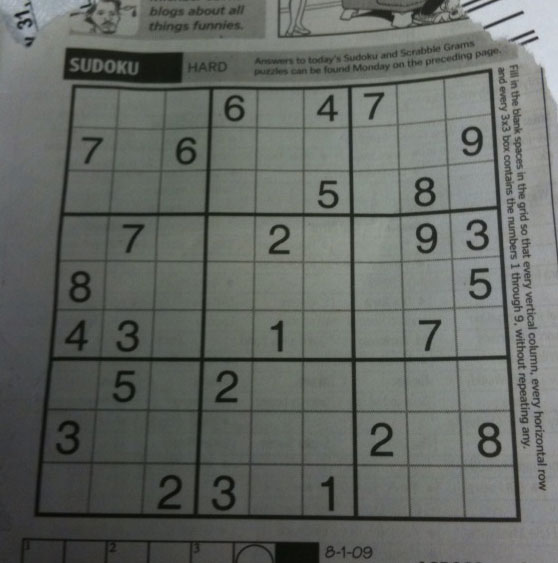
#> input picture section30#Huofuman/Python/sudoku.png, 558 x 563 px
$ python Hough.py sudoku.png
#> lines starting #> are read from the running program, lines starting #| are printed output that depends on the picture; after the words box and inside, x2 and y2 are one past the last pixel; in counts of white or black regions, pixels touching at a corner belong together
#> in main_func, imgOri is the input picture: shape (563, 558, 3); mean B, G, R 99.5, 104.1, 100
#!/usr/bin/env python
# -*- coding: utf-8 -*-
# author：lowkeyway time:9/17/2019

import sys
import cv2 as cv
import numpy as np
import matplotlib.pyplot as plt

def houghTest(imgOri):
    cv.imshow("imgOri", imgOri)
    imgCan = cv.Canny(imgOri, 100, 200)
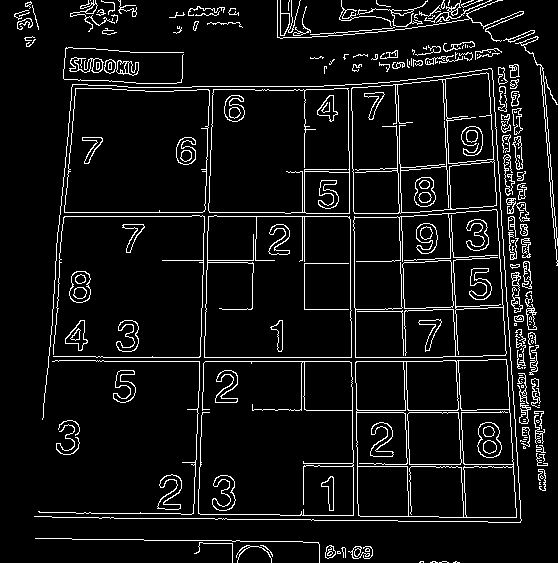
#> imgCan: shape (563, 558); 7.3% white in thin lines or dots
    cv.imshow("imgCan", imgCan)

    imgHough = imgOri.copy()
    imgHoughP = imgOri.copy()
    Hlines = cv.HoughLines(imgCan, 1, np.pi/180, 150)
#> Hlines = 43 rows, first 8: [361, 1.57], [357, 1.57], [216, 0.0349], [212, 0.0349], [216, 1.57], [-349, 3.12], [212, 1.57], [-393, 3.11]

    for line in Hlines:
        rho = line[0][0]
        theta = line[0][1]
        x0 = rho*np.cos(theta)
        y0 = rho*np.sin(theta)

        p1 = (int(x0 + 1000*np.sin(theta)), int(y0 - 1000*np.cos(theta)))
        p2 = (int(x0 - 1000*np.sin(theta)), int(y0 + 1000*np.cos(theta)))

        cv.line(imgHough, p1, p2, (0, 0, 255), 3, cv.LINE_AA)
#> this loop made 43 passes
#> (rho, theta, x0, y0, p1, p2) on passes 1 to 12: (361, 1.57, -1.58e-05, 361, (999, 361), (-1000, 360)), (357, 1.57, -1.56e-05, 357, (999, 357), (-1000, 356)), (216, 0.0349, 215.9, 7.54, (250, -991), (180, 1006)), (212, 0.0349, 211.9, 7.4, (246, -991), (176, 1006)), (216, 1.57, -9.44e-06, 216, (999, 216), (-1000, 215)), (-349, 3.12, 348.9, -6.09, (366, 993), (331, -1005)), (212, 1.57, -9.27e-06, 212, (999, 212), (-1000, 211)), (-393, 3.11, 392.8, -13.72, (427, 985), (357, -1013)), (304, 0, 304, 0, (304, -1000), (304, 1000)), (-436, 3.09, 435.4, -22.82, (487, 975), (383, -1021)), (-345, 3.12, 344.9, -6.02, (362, 993), (327, -1005)), (-497, 3.07, 495.8, -34.67, (565, 962), (426, -1032))
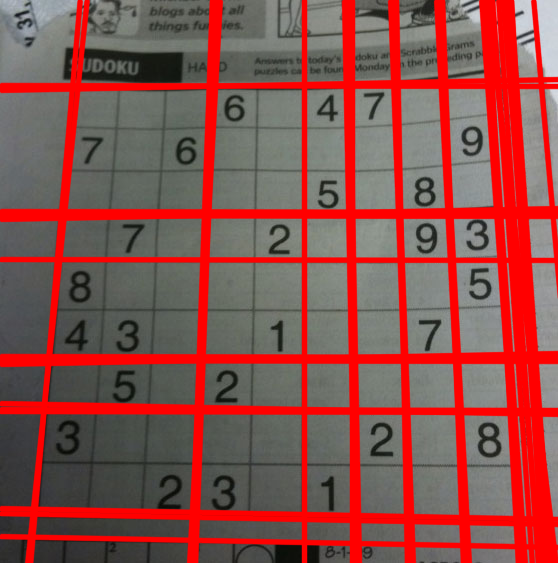
#> imgHough: shape (563, 558, 3); mean B, G, R 76, 79.5, 140

    HPlines = cv.HoughLinesP(imgCan, 1, np.pi/180, 50, None, 50, 10)
#> HPlines = 117 rows, first 6: [96, 357, 442, 357], [304, 309, 304, 86], [59, 216, 354, 216], [399, 144, 403, 286], [96, 361, 442, 361], [60, 212, 305, 212]
    for line in HPlines:
        x0, y0, x1, y1 = line[0]
        cv.line(imgHoughP, (x0, y0), (x1, y1), (0, 255, 0), 1, cv.LINE_AA)
#> this loop made 117 passes
#> (x0, y0, x1, y1) on passes 1 to 12: (96, 357, 442, 357), (304, 309, 304, 86), (59, 216, 354, 216), (399, 144, 403, 286), (96, 361, 442, 361), (60, 212, 305, 212), (200, 356, 203, 254), (198, 518, 202, 392), (351, 339, 352, 449), (503, 67, 521, 321), (450, 250, 464, 521), (351, 84, 354, 284)
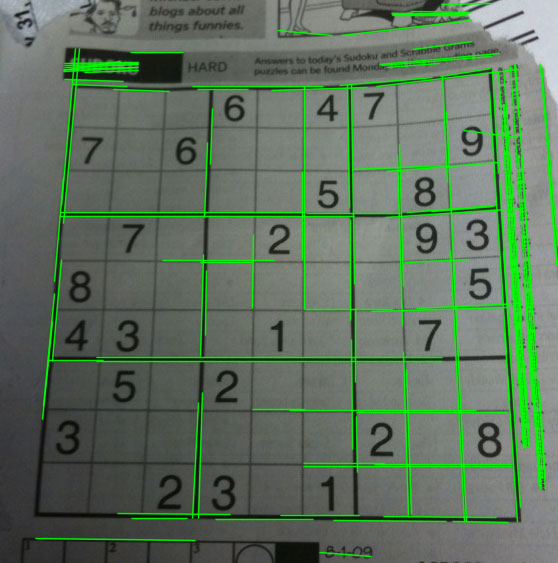
#> imgHoughP: shape (563, 558, 3); 11.91% of pixels changed, all inside (x1, y1, x2, y2) = (35, 2, 558, 558)

    cv.imshow("imgHough", imgHough)
    cv.imshow("imgHoughP", imgHoughP)


    plt.figure("HoughPic")
    plt.subplot(221); plt.imshow(imgOri); plt.title("ImgOri")
    plt.subplot(222); plt.imshow(imgCan, "gray"); plt.title("imgCan")
    plt.subplot(223); plt.imshow(imgHough, "gray"); plt.title("imgHough")
    plt.subplot(224); plt.imshow(imgHoughP, "gray"); plt.title("imgHoughP")

    plt.show()
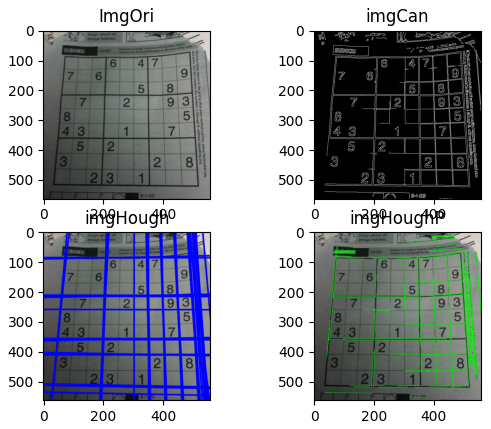
#> figure drawn by matplotlib, 4 panels; B, G, R data is drawn as R, G, B


def main_func(argv):
    imgOri = cv.imread("sudoku.png")
    if imgOri is None:
        print("Cannot load this picture!")
        return

    houghTest(imgOri)
    cv.waitKey(0)

if __name__ == '__main__':
    main_func(sys.argv)
